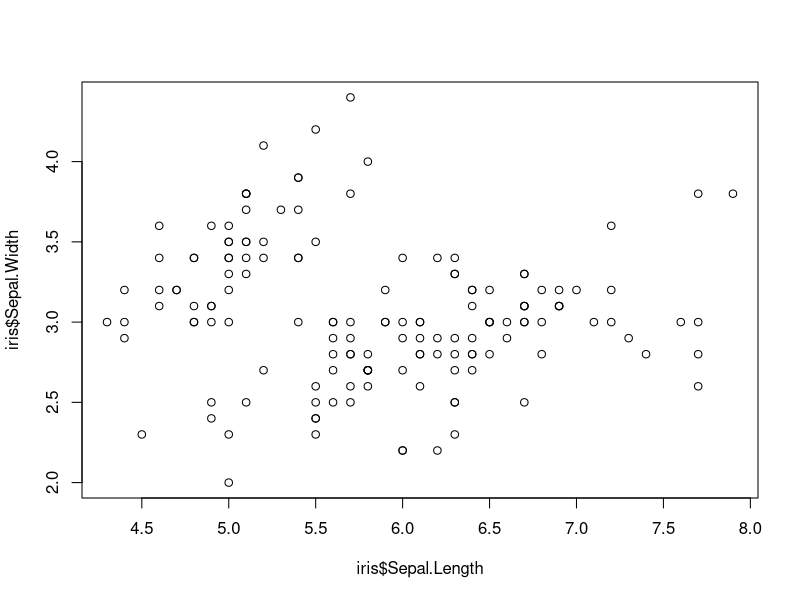
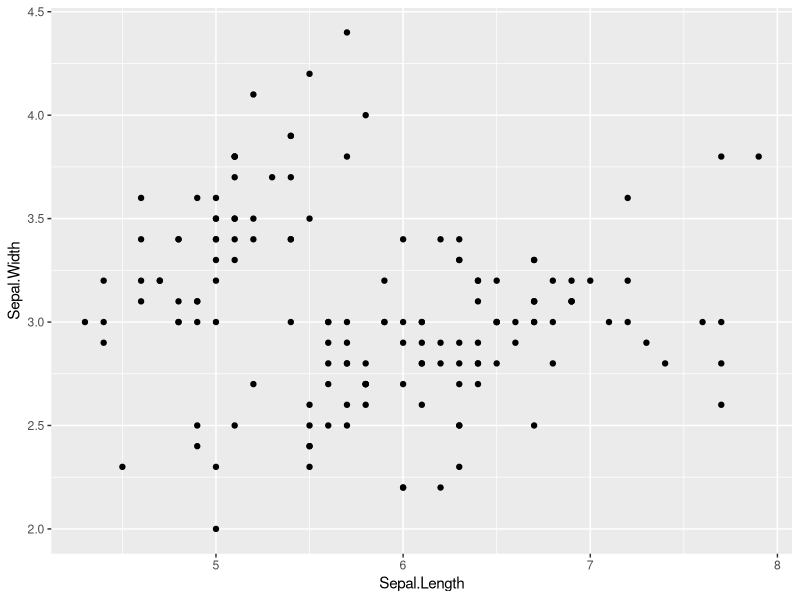
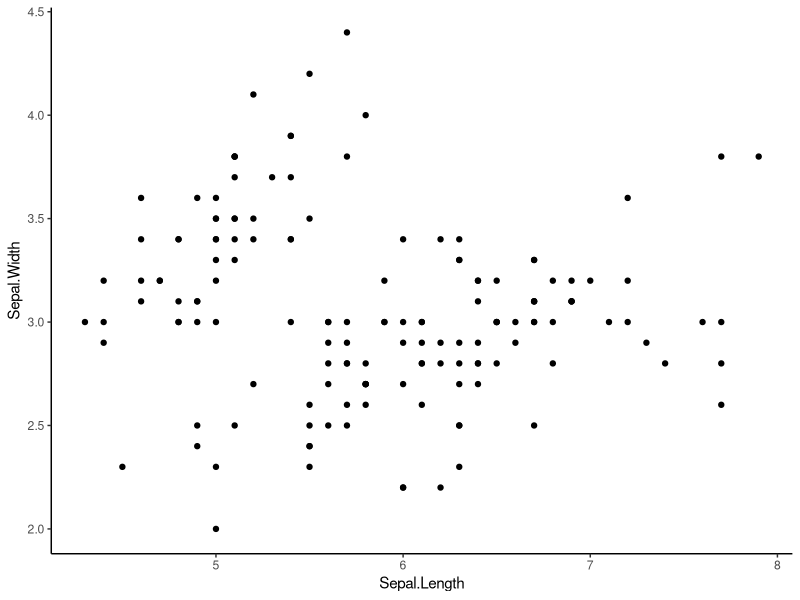
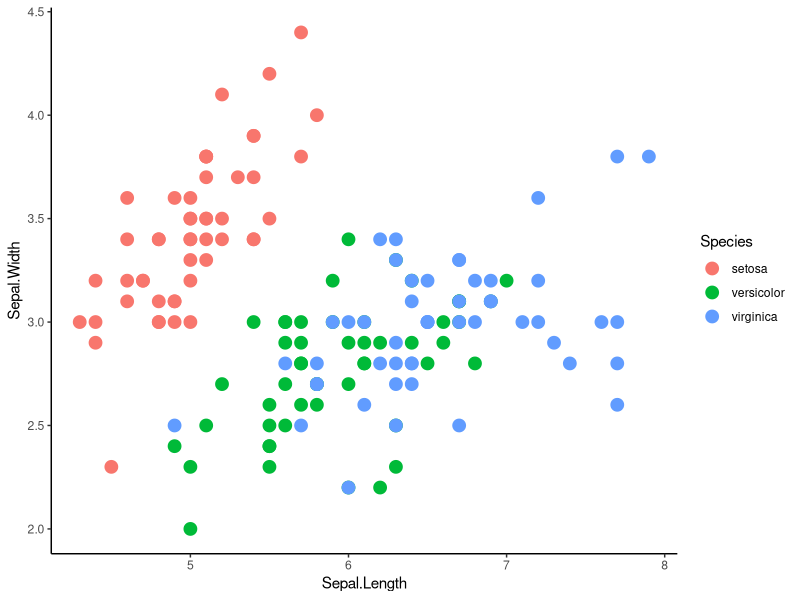

Source code (R) for these figures, in order:
# install packages
# install.packages(c("ggplot2","dplyr"))

#use built in iris dataset
#take a look at it 
head(iris)
#load in some tidyverse packages
library(dplyr)
library(ggplot2)

#####################################
##### Part 1: for loops         #####
#####################################

#Using only data for iris versicolor
#write a for loop
#that produces a regression table
#for each of the following relationships
#1. iris  sepal length x width
#2. iris  petal length x width
#3. iris sepal length x petal length


# versicolor contains iris data only for species versicolor
# include all columns, so leave a ", "
versicolor <- iris[iris$Species=="versicolor", ]

# create vectors for the x and y variables, making sure indices correspond correctly
x <- c("Sepal.Length", "Petal.Length", "Sepal.Length")
y <- c("Sepal.Width", "Petal.Width", "Petal.Length")

# declare variables for the for loop
# empty list for lm.out, will end up with a list of lists
lm.out <- list()

# create for loop, iterating from 1 to 3
# in many cases you may need the paste function e.g. paste(y[i])
for ( i in 1:3 ){
  # double brackets to index lm.out because it is a list of lists
  lm.out[[i]] <- lm(versicolor[,y[i]] ~ versicolor[,x[i]])
}

# lm is used to fit linear models, can be used to carry out regression
# left of ~ is dependent variable, y ~ x
# dependent variable "is a function of" independent variable
# subset by a specific column
# empty space at beginning because you're taking all rows
# example:
# lm.out <- lm(versicolor[,"Sepal.Width"] ~ versicolor[,"Sepal.Length"])


#####################################
##### Part 2: data in dplyr     #####
#####################################

#use dplyr to join data of maximum height
#to a new iris data frame
height <- data.frame(Species = c("virginica","setosa","versicolor"),
                     Height.cm = c(60,100,11.8))

# iris left
# height right
# want to join height into iris (normalize petal measurements by height)
iris2 <- left_join(iris,height,by="Species")
# normalized petal width
iris2$Petal.Width/iris2$Height.cm


#####################################
##### Part 3: plots in ggplot2  #####
#####################################
#look at base R scatter plot
plot(iris$Sepal.Length,iris$Sepal.Width)

#3a. now make the same plot in ggplot
# aes is aesthetics
# + means run the two functions simultaneously
ggplot(data=iris, aes(Sepal.Length,Sepal.Width)) +
  geom_point()

#3b. make a scatter plot with ggplot and get rid of  busy grid lines
# add arguments about the theme
ggplot(data=iris, aes(Sepal.Length,Sepal.Width)) +
  geom_point() +
  theme_classic()

#3c.make a scatter plot with ggplot and get rid of grid lines
#and show species by color increasing the point size
ggplot(data=iris, aes(Sepal.Length,Sepal.Width, color=Species)) +
  geom_point(size=4) +
  theme_classic()


#####################################
##### Question: how did         #####
##### arguments differ between  #####
##### plot and ggplot?          #####
#####################################		